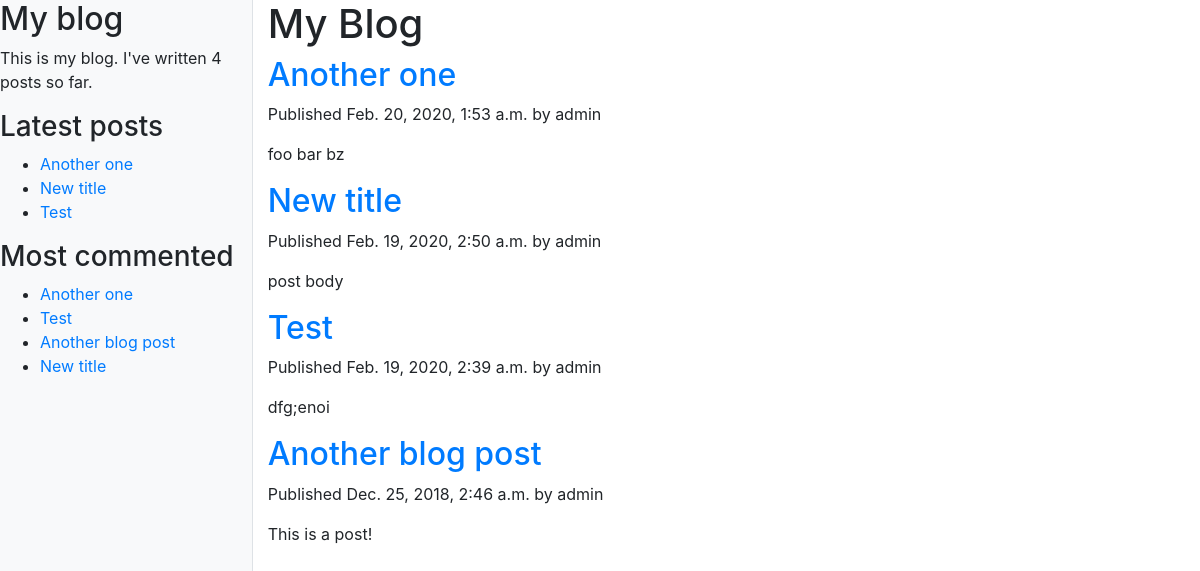
Page /blog/ on the earlier database version.
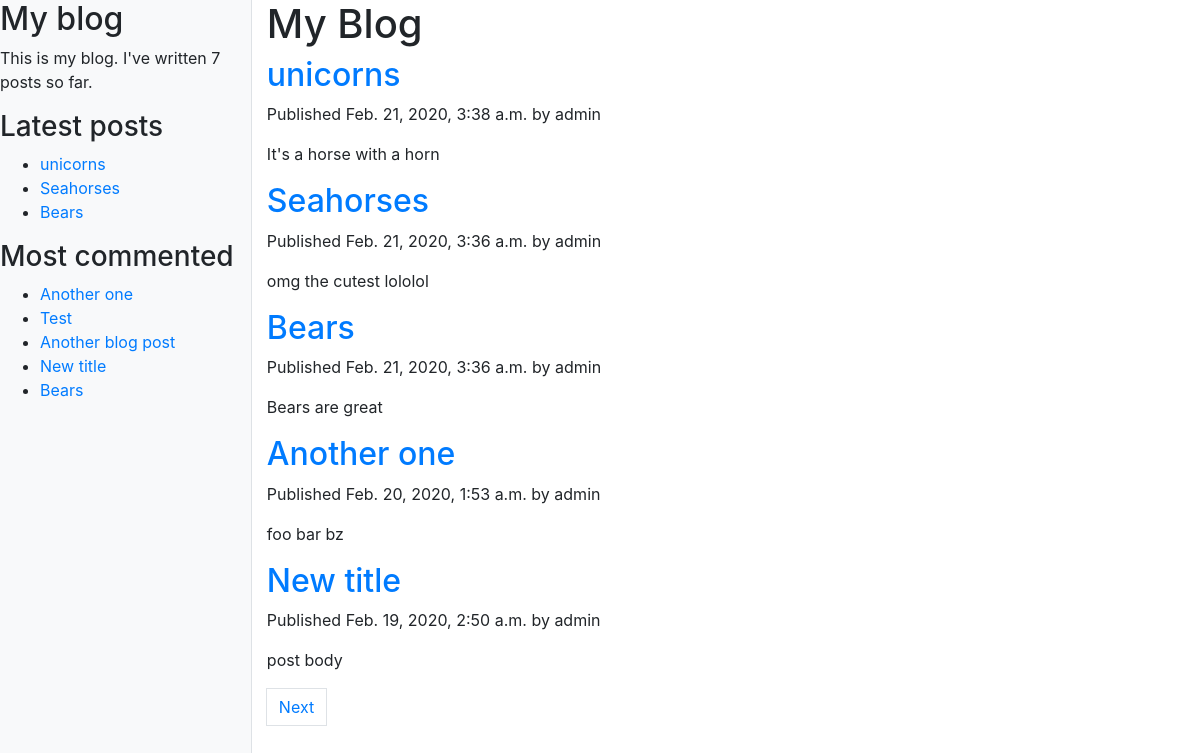
Same page on the later database version.
### blog/models.py (models this page shows, shortened)
class Post(models.Model):
    objects = models.Manager()  # Default manager
    published = PublishedManager()  # Custom manager
    STATUS_CHOICES = (
        ('draft', 'Draft'),
        ('published', 'Published')
    )
    title = models.CharField(max_length=250)
    slug = models.CharField(max_length=250, unique_for_date='publish')
    author = models.ForeignKey(
        User, on_delete=models.CASCADE, related_name='blog_posts')
    body = models.TextField()
    publish = models.DateTimeField(default=timezone.now)
    created = models.DateTimeField(auto_now_add=True)
    updated = models.DateTimeField(auto_now=True)
    status = models.CharField(
        max_length=10, choices=STATUS_CHOICES, default='draft')
    class Meta:
        ordering = ('-publish',)
    def get_absolute_url(self):
        return reverse("blog:post_detail", args=[self.publish.year, self.publish.month, self.publish.day, self.slug])
    tags = TaggableManager()

### blog/views.py (the view)
# urls.py: path('', views.post_list, name='post_list'),
def post_list(request, tag_slug=None):
    object_list = Post.published.all()
    tag = None
    if tag_slug:
        tag = get_object_or_404(Tag, slug=tag_slug)
        object_list = object_list.filter(tags__in=[tag])
    paginator = Paginator(object_list, 5)  # 3 posts per page
    page = request.GET.get('page')
    try:
        posts = paginator.page(page)
    except PageNotAnInteger:
        posts = paginator.page(1)
    except EmptyPage:
        posts = paginator.page(paginator.num_pages)
    return render(request, 'blog/post/list.html', {'page': page, 'posts': posts, 'tag': tag})

### blog/models.py (called while the page is built)
    def get_queryset(self):
        return super(PublishedManager, self).get_queryset().filter(status='published')

### blog/templatetags/blog_tags.py (called while the page is built)
@register.simple_tag()
def total_posts():
    return Post.published.count()

@register.inclusion_tag('blog/post/latest_posts.html')
def show_latest_posts(count=5):
    latest_posts = Post.published.order_by('-publish')[:count]
    return {'latest_posts': latest_posts}

@register.simple_tag
def get_most_commented_posts(count=5):
    return Post.published.annotate(total_comments=Count('comments')).order_by('-total_comments')[:count]

@register.filter(name="markdown")
def markdown_format(text):
    return mark_safe(markdown.markdown(text))

### blog/templates/blog/post/list.html (shortened to what this page needs)
{% extends "blog/base.html" %}
{% load blog_tags %}
{% block content %}
    <h1>My Blog</h1>
    {% for post in posts  %}
        <h2>
            <a href="{{ post.get_absolute_url }}">
                {{ post.title }}
            </a>
        </h2>
        <p class="date">
            Published {{ post.publish }} by {{ post.author }}
        </p>
        {{ post.body|markdown|truncatewords:30 }}
    {% endfor %}
    {% include "pagination.html" with page=posts %}
{% endblock %}

### blog/templates/blog/base.html (shortened to what this page needs)
{% load blog_tags %}
{% load bootstrap4 %}
{% load static %}
{% bootstrap_css %}
<!DOCTYPE html>
<html>
<head>
  <link href={% static "css/simple-sidebar.css" %} rel="stylesheet">
</head>
<body>
    <div class="d-flex" id="wrapper">
        <div class="bg-light border-right" id="sidebar-wrapper" style="m-2">
            <h2>My blog</h2>
            <p>This is my blog. I've written {% total_posts %} posts so far.</p>
            <h3>Latest posts</h3>
            {% show_latest_posts 3 %}
            <h3>Most commented</h3>
            {% get_most_commented_posts as most_commented_posts %}
                <ul>
                    {% for post in most_commented_posts %}
                        <li>
                            <a href="{{ post.get_absolute_url }}">
                                {{ post.title }}
                            </a>
                        </li>
                    {% endfor %}
                </ul>
        </div>
        <div id="page-content-wrapper">
            <div class="container-fluid">
                {% block content %}
                {% endblock %}
        </div>
    </div>
</body>
</html>

### blog/templates/blog/post/latest_posts.html
<ul>
    {% for post in latest_posts %}
    <li>
        <a href="{{ post.get_absolute_url }}">{{ post.title }}</a>
    </li>
    {% endfor %}
</ul>

### blog/templates/pagination.html (shortened to what this page needs)
<nav aria-label="Page navigation example">
  <ul class="pagination">
    {% if page.has_next %}
        <li class="page item">
            <a class="page-link" href="?page={{ page.next_page_number }}">
                Next
            </a>
        </li>
    {% endif %}
    </ul>
</nav>

### blog/static/css/simple-sidebar.css (style rules this page uses)
body { overflow-x: hidden; }
#sidebar-wrapper { min-height: 100vh; margin-left: -15rem; -webkit-transition: margin .25s ease-out; -moz-transition: margin .25s ease-out; -o-transition: margin .25s ease-out; transition: margin .25s ease-out; }
#page-content-wrapper { min-width: 100vw; }
@media (min-width: 768px) { #sidebar-wrapper { margin-left: 0; } }
@media (min-width: 768px) { #page-content-wrapper { min-width: 0; width: 100%; } }

Differences in the rows shown:
no longer on one of the page's lists (row unchanged): Post: title "Another one"
no longer on one of the page's lists (row unchanged): Post: title "Test", publish "Feb. 19, 2020, 2:39 a.m.", author "admin", body "dfg;enoi"
no longer on one of the page's lists (row unchanged): Post: title "Another blog post", publish "Dec. 25, 2018, 2:46 a.m.", author "admin", body "This is a post!"
no longer on one of the page's lists (row unchanged): Post: title "New title"
added Post: title "unicorns", publish "Feb. 21, 2020, 3:38 a.m.", author "admin", body "It's a horse with a horn"
added Post: title "Seahorses", publish "Feb. 21, 2020, 3:36 a.m.", author "admin", body "omg the cutest lololol"
added Post: title "Bears", publish "Feb. 21, 2020, 3:36 a.m.", author "admin", body "Bears are great"
Other differences:
text no longer shown: "4"
text now shown: "7 Next"
